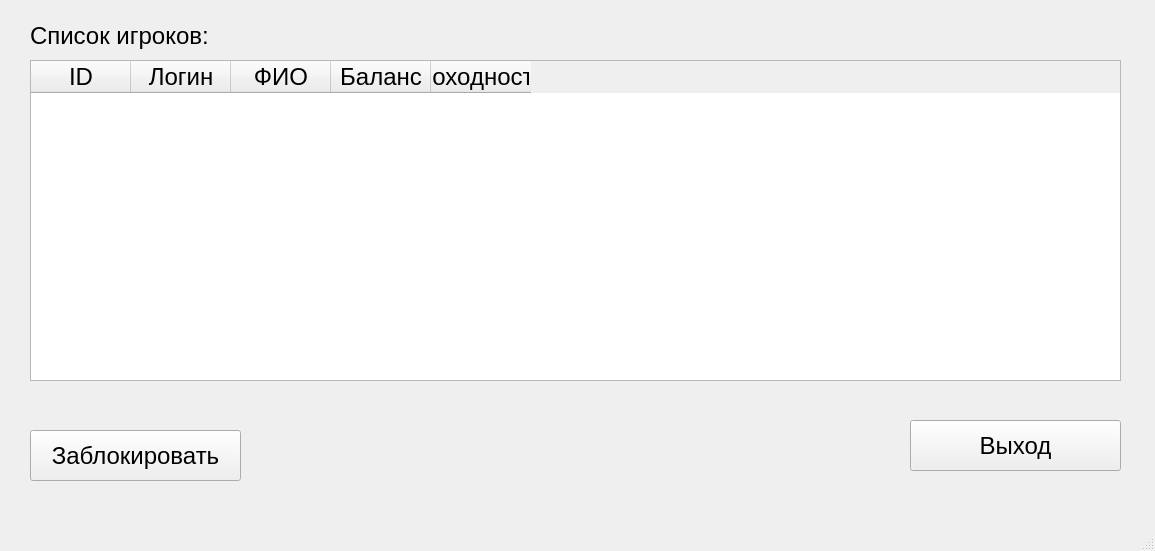
<?xml version="1.0" encoding="UTF-8"?>
<ui version="4.0">
 <class>MainWindow</class>
 <widget class="QMainWindow" name="MainWindow">
  <property name="geometry">
   <rect>
    <x>0</x>
    <y>0</y>
    <width>1155</width>
    <height>551</height>
   </rect>
  </property>
  <property name="font">
   <font>
    <pointsize>18</pointsize>
   </font>
  </property>
  <property name="windowTitle">
   <string>MainWindow</string>
  </property>
  <widget class="QWidget" name="centralwidget">
   <widget class="QLabel" name="label">
    <property name="geometry">
     <rect>
      <x>30</x>
      <y>20</y>
      <width>211</width>
      <height>31</height>
     </rect>
    </property>
    <property name="text">
     <string>Список игроков:</string>
    </property>
   </widget>
   <widget class="QTableWidget" name="playerTable">
    <property name="geometry">
     <rect>
      <x>30</x>
      <y>60</y>
      <width>1091</width>
      <height>321</height>
     </rect>
    </property>
    <column>
     <property name="text">
      <string>ID</string>
     </property>
    </column>
    <column>
     <property name="text">
      <string>Логин</string>
     </property>
    </column>
    <column>
     <property name="text">
      <string>ФИО</string>
     </property>
    </column>
    <column>
     <property name="text">
      <string>Баланс</string>
     </property>
    </column>
    <column>
     <property name="text">
      <string>Доходность</string>
     </property>
    </column>
   </widget>
   <widget class="QPushButton" name="blockButton">
    <property name="geometry">
     <rect>
      <x>30</x>
      <y>430</y>
      <width>211</width>
      <height>51</height>
     </rect>
    </property>
    <property name="text">
     <string>Заблокировать</string>
    </property>
   </widget>
   <widget class="QPushButton" name="exitButton">
    <property name="geometry">
     <rect>
      <x>910</x>
      <y>420</y>
      <width>211</width>
      <height>51</height>
     </rect>
    </property>
    <property name="text">
     <string>Выход</string>
    </property>
   </widget>
  </widget>
  <widget class="QMenuBar" name="menubar">
   <property name="geometry">
    <rect>
     <x>0</x>
     <y>0</y>
     <width>1155</width>
     <height>33</height>
    </rect>
   </property>
  </widget>
  <widget class="QStatusBar" name="statusbar"/>
 </widget>
 <resources/>
 <connections/>
</ui>
